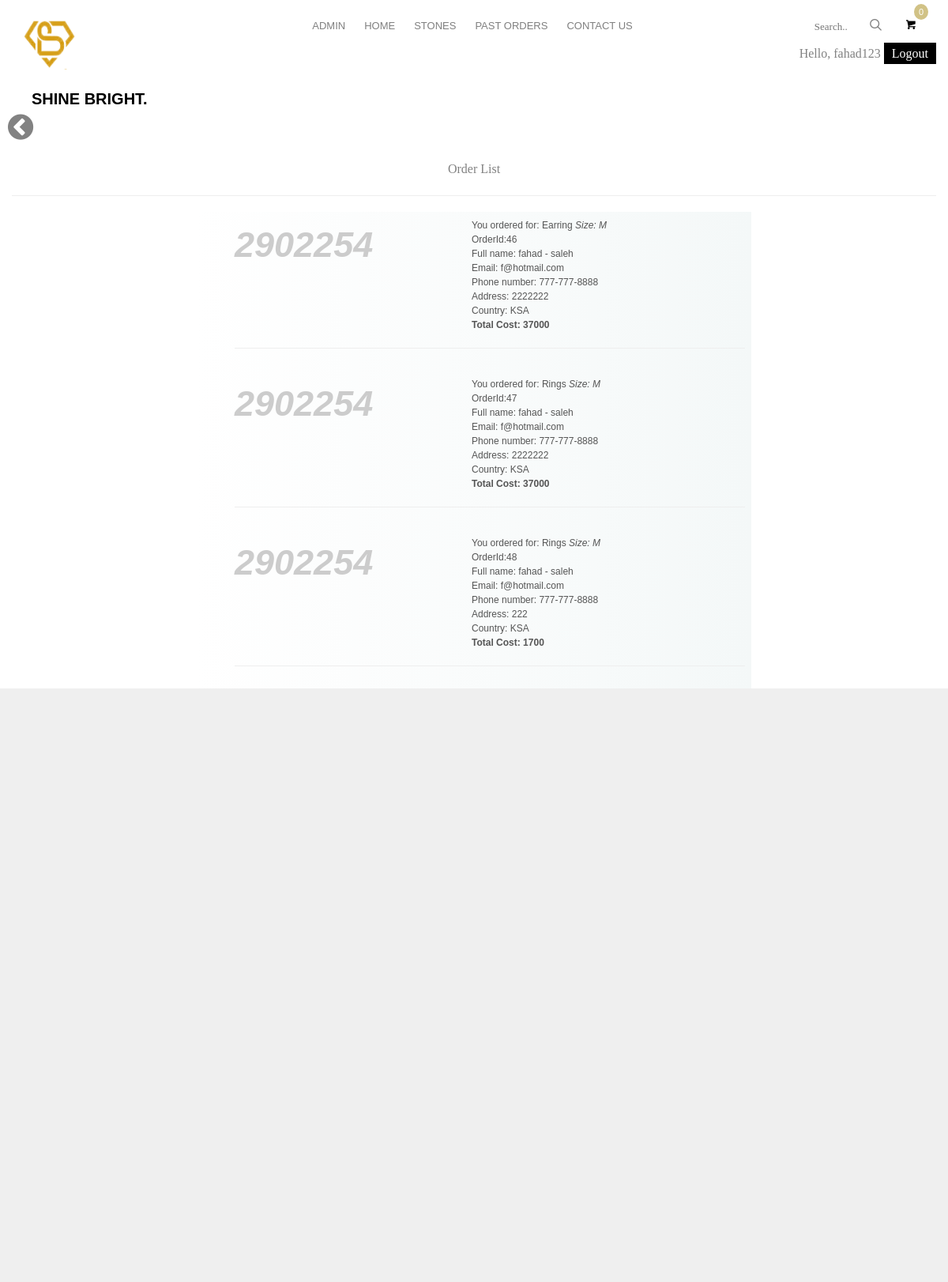
Screenshot of /pastorders.php (signed in) with the database file from the repository.
### tables this page shows
CREATE TABLE `orders` (
  `username` varchar(20) NOT NULL,
  `Order_id` int(11) NOT NULL,
  `Item_id` int(11) NOT NULL,
  `quantity` int(11) NOT NULL,
  `total` int(11) NOT NULL,
  `address` text NOT NULL,
  `payment_method` enum('PayPal','VISA') NOT NULL,
  `firstname` varchar(255) NOT NULL,
  `lastname` varchar(255) NOT NULL,
  `email` varchar(255) NOT NULL,
  `Item_category` varchar(255) NOT NULL,
  `Item_size` varchar(255) NOT NULL,
  `country` varchar(255) NOT NULL,
  `phone` varchar(255) NOT NULL
);

### pastorders.php (the view, shortened to what this page needs)
<?php
include("database/connect.php");
include("include/header.php");
?>
<div class="site-wrap">
    <div class="site-section">
        <div class="container">
            <div class="row">
                <p style="text-align: center">Order List</p>
                <hr>
                <?php
                $e = $_SESSION['email'];
                $query1 = "SELECT * FROM orders WHERE username='" . $e . "'";
                $results = mysqli_query($conn, $query1);
                while ($rows = mysqli_fetch_assoc($results)) {
                ?>
                    <div class="lis">
                        <ol>
                            <li><span><?php echo $rows["Item_id"] ?></span>
                                <p>You ordered for: <?php echo $rows['Item_category'] ?> <i>Size: <?php echo $rows['Item_size'] ?></i><br>
                                    <span>OrderId:<?php echo $rows['Order_id'] ?></span><br>
                                    <span>Full name: <?php echo $rows['firstname'] ?> - <?php echo $rows['lastname'] ?></span><br>
                                    <span>Email: <?php echo $rows['email'] ?></span><br>
                                    <span>Phone number: <?php echo $rows['phone'] ?></span><br>
                                    <span>Address: <?php echo $rows['address'] ?></span><br>
                                    <span>Country: <?php echo $rows['country'] ?></span><br>
                                    <span><b>Total Cost: <?php echo $rows['total'] ?></b></span><br>
                                </p>
                                <hr>
                            </li>
                        </ol>
                    </div>
                <?php
                } ?>
            </div>
        </div>
    </div>
</div>
<?php
include("include/footer.php");
?>

### include/header.php (shortened to what this page needs)
<!DOCTYPE HTML>
<html>
<head>
	<link rel="stylesheet" href="css/animate.css">
	<link rel="stylesheet" href="css/icomoon.css">
	<link rel="stylesheet" href="css/bootstrap.css">
	<link rel="stylesheet" href="css/flexslider.css">
	<link rel="stylesheet" href="css/owl.carousel.min.css">
	<link rel="stylesheet" href="css/owl.theme.default.min.css">
	<link rel="stylesheet" href="css/style.css">
</head>
<body>
	<div id="page">
		<nav class="fh5co-nav" role="navigation">
			<div class="container">
				<div class="row">
					<div class="col-md-3 col-xs-2">
						<p> <img src="logoShine.png" width="70" height="70"></p>
						<div id="fh5co-logo"><a href="index.php">Shine Bright.</a></div>
					</div>
					<div class="col-md-6 col-xs-6 text-center menu-1">
						<ul>
							<li><a href="admin.php">Admin</a></li>
							<li class="has-dropdown">
								<a href="index.php">Home</a>
							</li>
							<li><a href="stone.php">Stones</a></li>
							<?php if (isset($_SESSION['email'])) { ?>
								<li><a href="pastorders.php">Past Orders</a></li>
							<?php
							} ?>
							<li><a href="contact.php">Contact Us</a></li>
						</ul>
					</div>
					<div class="col-md-3 col-xs-4 text-right hidden-xs menu-2">
						<ul>
							<li class="search">
								<div class="input-group">
									<input type="text" placeholder="Search..">
									<span class="input-group-btn">
										<button class="btn btn-primary" type="button"><i class="icon-search"></i></button>
									</span>
								</div>
							</li>
							<li class="shopping-cart"><a href="cart1.php" class="cart"><span><small><?php
																									if (!empty($_SESSION["cart"])) {
																										echo count($_SESSION["cart"]);
																									} else {
																									?> 0
											<?php } ?>
										</small><i class="icon-shopping-cart"></i></span></a>
							</li>
						</ul>
					</div>
					<div class="text-right  hidden-xs menu-2">
						<?php if (isset($_SESSION['email'])) {
						?>
							Hello, <?php echo $_SESSION["email"] ?>
							<a href="logout.php" style="background: #000; color: #fff">Logout</a>
						<?php } ?>
					</div>
				</div>
			</div>
			<link href="https://stackpath.bootstrapcdn.com/font-awesome/4.7.0/css/font-awesome.min.css" rel="stylesheet">
			<i class="fa fa-chevron-circle-left" onclick="window.history.back()" style="font-size: 3.75rem; margin: auto 1rem; cursor: pointer"></i>
		</nav>

### include/footer.php (shortened to what this page needs)
<footer id="fh5co-footer" role="contentinfo">
		<div id="fh5co-contact">
		<div class="container">
			<div class="row">
		</div>
	</footer>
	</div>
	</body>
</html>

### css/icomoon.css (style rules this page uses)
[class^="icon-"], [class*=" icon-"] { font-family: 'icomoon' !important; speak: none; font-style: normal; font-weight: normal; font-variant: normal; text-transform: none; line-height: 1; -webkit-font-smoothing: antialiased; -moz-osx-font-smoothing: grayscale; }
.icon-search:before { content: "\e036"; }
.icon-shopping-cart:before { content: "\ea13"; }

### pastorders.php (style rules this page uses)
.lis { width: 60%; margin: 10px; margin: auto; background: linear-gradient(to right, white, rgba(200, 220, 220, .2)); padding: .5em; }
ol { color: #ccc; list-style-type: none; }
ol li { position: relative; font: bold italic 45px/1.5 Helvetica, Verdana, sans-serif; margin-bottom: 20px; }
li p { font: 12px/1.5 Helvetica, sans-serif; padding-left: 300px; color: #555; }
span { position: absolute; }

### rows the page displays
orders: Item "2902254", Item_category "Earring", Item_size "M", Order_id "46", firstname "fahad", lastname "saleh", email "f@hotmail.com", phone "777-777-8888", address "2222222", country "KSA", total "37000"
orders: Item "2902254", Item_category "Rings", Item_size "M", Order_id "47", firstname "fahad", lastname "saleh", email "f@hotmail.com", phone "777-777-8888", address "2222222", country "KSA", total "37000"
orders: Item "2902254", Item_category "Rings", Item_size "M", Order_id "48", firstname "fahad", lastname "saleh", email "f@hotmail.com", phone "777-777-8888", address "222", country "KSA", total "1700"

### other values shown
$_SESSION["email"] "fahad123"
